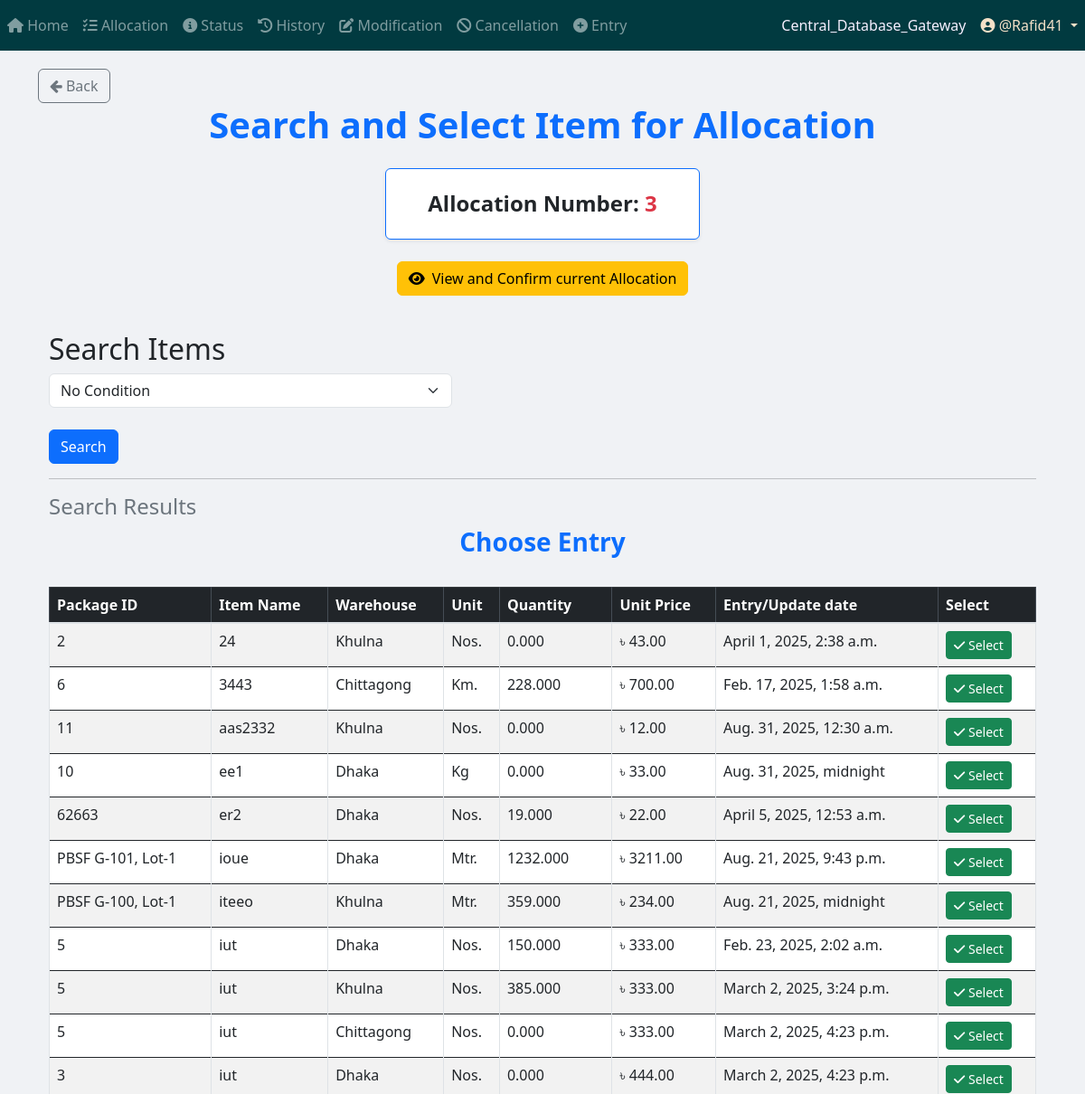
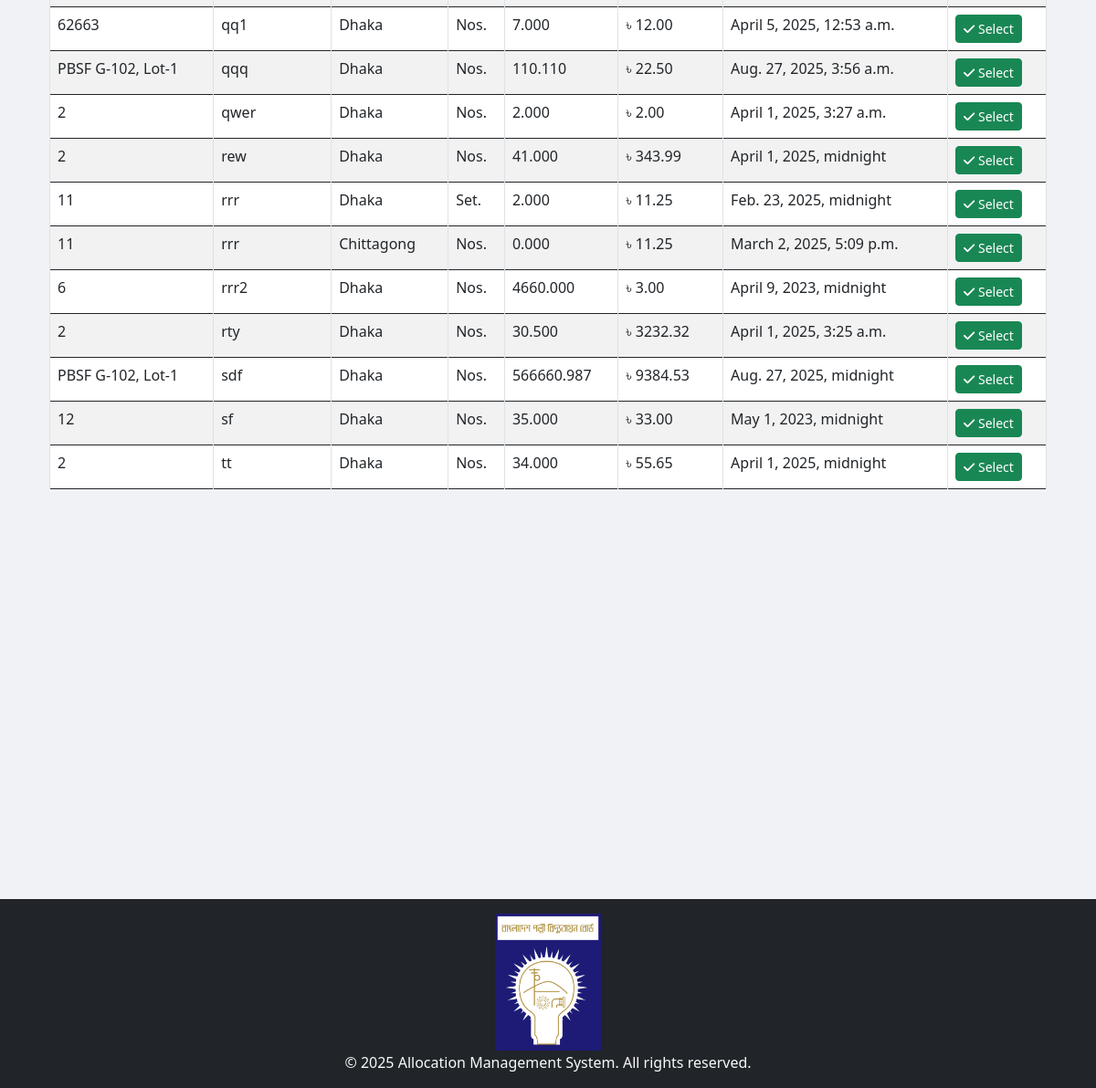
Screenshot of /allocation/Search_and_Select/3/ (signed in) with the database file from the repository (2 pictures, top to bottom).
### App_Entry/models.py (models this page shows, shortened)
class Item(models.Model):
    WAREHOUSE_CHOICES = [
        ("Dhaka", "Dhaka"),
        ("Khulna", "Khulna"),
        ("Chittagong", "Chittagong"),
    ]
    UNIT_CHOICES = [
        ("Nos.", "Nos."),
        ("Mtr.", "Mtr."),
        ("Km.", "Km."),
        ("Set.", "Set."),
        ("Pair.", "Pair."),
        ("Kg", "Kg"),
        ("Lot", "Lot"),
        ("Pcs", "Pcs"),
        ("Coil", "Coil"),
        ("Box", "Box"),
        ("Feet", "Feet"),
        ("Liter", "Liter"),
        ("m3", "m3"),
        ("m2", "m2"),
        ("Ream", "Ream"),
        ("Bundle", "Bundle"),
        ("Carton", "Carton"),
    ]
    name = models.CharField(max_length=255)
    description = models.TextField(blank=True, null=True)
    warehouse = models.CharField(
        max_length=50, choices=WAREHOUSE_CHOICES, default="Dhaka"
    )
    unit_of_item = models.CharField(
        max_length=100, choices=UNIT_CHOICES, default="Nos."
    )  # Updated field
    unit_price = models.DecimalField(max_digits=15, decimal_places=2, default=0.00)
    quantity_of_item = models.DecimalField(
        max_digits=20,
        decimal_places=3,
        default=0.00
    )
    package = models.ForeignKey(
        Package,
        on_delete=models.SET_NULL,
        related_name="package_of_item",
        null=True,
    )
    created_at = models.DateTimeField(default=timezone.now)

class Package(models.Model):
    packageId = models.TextField(unique=True)

### App_Allocation/views/Allocation_view.py (the view, shortened to what this page needs)
# urls.py: path('Search_and_Select/<int:allocation_id>/', views.Search_and_Select, name='Search_and_Select'),
@login_required
def Search_and_Select(request, allocation_id=None):
    all_items = Item.objects.all()
    active_filters = {}
    combined_q = Q()
    for i in range(5):
        filter_by_key = f"filter_by_{i}"
        query_key = f"query_{i}"
        filter_by = request.GET.get(filter_by_key, "").strip()
        query = request.GET.get(query_key, "").strip()
    if combined_q:
        all_items = all_items.filter(combined_q)
    all_items = all_items.order_by("name")
    all_possible_warehouses = [choice[0] for choice in Item.WAREHOUSE_CHOICES]
    allocation_number = None
    if allocation_id:
        try:
            allocation = Allocation_Number.objects.get(id=allocation_id)
            allocation_number = allocation.allocation_no
        except Allocation_Number.DoesNotExist:
            messages.error(request, "Invalid Allocation Number.")
    context = {
        "items": all_items,
        "allocation_number": allocation_number,
        "allocation_id": allocation_id,
        "unique_warehouses": all_possible_warehouses,
    }
    context.update(active_filters) # Add active filters back to context for template
    return render(
        request,
        "App_Allocation/Search_and_Select.html",
        context,
    )

### templates/App_Allocation/Search_and_Select.html (shortened to what this page needs)
{% extends 'base.html' %}
{% load crispy_forms_tags %}
{% load static %}
{% block body_block %}
<a href="{% url 'App_Allocation:select_allocation_number' %}" class="btn btn-outline-secondary">
    <i class="fa fa-arrow-left"></i> Back
</a>
<center>
    <h1 class="fw-bold text-primary"><b> Search and Select Item for Allocation </b></h1>
    <div class="container mt-4">
        <div class="row">
            <div class="col-md-6 col-lg-4 mx-auto">
                <div class="card shadow-sm border-primary p-3 text-center">
                    {% if allocation_number %}
                    <h4 class="fw-bold mt-2">Allocation Number: <b class="text-danger">{{ allocation_number }}</b></h4>
                    {% endif %}
                </div>
            </div>
        </div>
    </div>
</center>
<br>
<div class="d-flex justify-content-center">
    <a href="{%url 'App_Allocation:view_confirm_allocation' allocation_id %}" class="btn btn-warning d-flex align-items-center">
        <i class="fas fa-eye mr-2"></i> View and Confirm current Allocation
    </a>
</div>
<div class="container mt-3">
    <br>
    <h2>Search Items</h2>
    <form method="GET" action="{% url 'App_Allocation:Search_and_Select' allocation_id %}" class="row g-3" id="searchForm">
        <div id="filter-container">
        </div>
        <div class="col-12 mt-3">
            <button type="submit" class="btn btn-primary me-3">Search</button>
        </div>
    </form>
    <hr>
    <h4 class="text-secondary">Search Results</h4>
    <div class="table-responsive">
        <h3 class="text-center text-primary"><b>Choose Entry</b></h3>
        <br>
        <table class="table table-bordered table-striped table-hover">
            <thead class="table-dark sticky-top">
                <tr>
                    <th>Package ID</th>
                    <th>Item Name</th>
                    <th>Warehouse</th>
                    <th>Unit</th>
                    <th>Quantity</th>
                    <th>Unit Price</th>
                    <th>Entry/Update date</th>
                    <th>Select</th>
                </tr>
            </thead>
            <tbody>
                {% if items %}
                    {% for item in items %}
                    <tr class="selectable-row">
                        <td>{{ item.package.packageId }}</td>
                        <td>{{ item.name }}</td>
                        <td>{{ item.warehouse }}</td>
                        <td>{{ item.unit_of_item }}</td>
                        <td>{{ item.quantity_of_item }}</td>
                        <td>৳ {{ item.unit_price }}</td>
                        <td>{{ item.created_at }}</td>
                        <td>
                            <a
                            href="{% url 'App_Allocation:allocate_item' allocation_id item.id %}"
                            class="btn btn-success btn-sm select-btn"><i class="fas fa-check"></i> Select</a>
                        </td>
                    </tr>
                    {% endfor %}
                {% else %}
                    <tr>
                        <td colspan="8" class="text-center text-danger">No matching data found</td>
                    </tr>
                {% endif %}
            </tbody>
        </table>
    </div>
</div>
{% endblock %}

### templates/partials/navbar.html (shortened to what this page needs)
{% load static %}
{% load nav_CDB_links_loader %}
{% external_link_from_static "Central_Database_Gateway.txt" as central_database_gateway_link %}
{% if request.path|slice:":9" == "/project/" %}
    <nav class="navbar navbar-expand-sm navbar-dark" style="background-color: #005F5B; color: #C4FFF9;">
        <button class="navbar-toggler" type="button" data-toggle="collapse" data-target="#navbarProject">
            <span class="navbar-toggler-icon"></span>
        </button>
        <div class="collapse navbar-collapse" id="navbarProject">
            <ul class="navbar-nav mr-auto">
                {% if user.is_authenticated %}
                                <li class="nav-item">
                                    <a class="nav-link" href="{% url 'Project_App_Home:project_home_page' %}">
                                        <i class="fas fa-project-diagram"></i> P_Home
                                    </a>
                                </li>                    {% if request.user.is_superuser or request.user.user_group.user_group_type == "Editor" %}
                    <li class="nav-item">
                        <a class="nav-link" href="{% url 'Project_App_Allocation:allocation_page' %}">
                            <i class="fas fa-tasks"></i> P_Allocation
                        </a>
                    </li>
                    {% endif %}
                    {% if request.user.is_superuser or request.user.user_group.user_group_type in "Editor View History and Status only" %}
                    <li class="nav-item">
                        <a class="nav-link" href="{% url 'Project_App_Status:status_page' %}">
                            <i class="fas fa-info-circle"></i> P_Status
                        </a>
                    </li>
                    {% endif %}
                    <li class="nav-item">
                        <a class="nav-link" href="{% url 'Project_App_History:history_page' %}">
                            <i class="fas fa-history"></i> P_History
                        </a>
                    </li>
                    {% if request.user.is_superuser or request.user.user_group.user_group_type == "Editor" %}
                    <li class="nav-item">
                        <a class="nav-link" href="{% url 'Project_App_Modification:modification_menu' %}">
                            <i class="fas fa-edit"></i> P_Modification
                        </a>
                    </li>
                    <li class="nav-item">
                        <a class="nav-link" href="{% url 'Project_App_Cancellation:cancellation' %}">
                            <i class="fas fa-ban"></i> P_Cancellation
                        </a>
                    </li>
                    <li class="nav-item">
                        <a class="nav-link" href="{% url 'Project_App_Entry:entry_page' %}">
                            <i class="fas fa-plus-circle"></i> P_Entry
                        </a>
                    </li>
                    <li class="nav-item">
                        <a class="nav-link" href="{% url 'Project_App_ProjectWiseBalance:project_list' %}">
                            <i class="fas fa-plus-circle"></i> P_Project-Wise Balance
                        </a>
                    </li>
                    {% endif %}
                {% endif %}
            </ul>
            <ul class="navbar-nav">
                {% if user.is_authenticated %}
                    {% if request.user.is_superuser or request.user.user_group.user_group_type == "Editor" %}
                        <li class="nav-item">
                            <a class="nav-link" style="color: #FFE9A8;" href="{{ central_database_gateway_link|default:'#' }}" target="_blank" rel="noopener noreferrer">Central_Database_Gateway</a>
                        </li>
                    {% endif %}
                    <li class="nav-item dropdown">
                        <a class="nav-link dropdown-toggle" style="color: #FFA07A;" href="#" id="userDropdown" role="button" data-toggle="dropdown">
                            <i class="fas fa-user-circle"></i> @{{ user.username }}
                        </a>
                        <div class="dropdown-menu dropdown-menu-right">
                            {% if request.user.is_superuser %}
                                <a class="dropdown-item text-primary" href="{% url 'App_Admin_Panel:admin_panel_home' %}">
                                    <i class="fas fa-tools"></i> <strong>Admin Panel</strong>
                                </a>
                                <div class="dropdown-divider"></div>
                            {% endif %}
                            <a class="dropdown-item text-danger" href="{% url 'App_Login:logout' %}">
                                <i class="fas fa-sign-out-alt"></i> <strong>Logout</strong>
                            </a>
                        </div>
                    </li>
                {% else %}
                    <li class="nav-item {% if request.resolver_match.url_name == 'login' %}active{% endif %}">
                        <a class="nav-link" href="{% url 'App_Login:login' %}">
                            <i class="fas fa-sign-in-alt"></i> Login
                        </a>
                    </li>
                {% endif %}
            </ul>
        </div>
    </nav>
{% else %}
    <nav class="navbar navbar-expand-sm navbar-dark" style="background-color: #013A40; color: #F8ECFF;">
        <div class="collapse navbar-collapse" id="navbarDefault">
            <ul class="navbar-nav mr-auto">
                {% if user.is_authenticated %}
                    <li class="nav-item {% if request.resolver_match.url_name == 'home_page' %}active{% endif %}">
                        <a class="nav-link" href="{% url 'App_Home:home_page' %}">
                            <i class="fas fa-home"></i> Home
                        </a>
                    </li>
                    {% if request.user.is_superuser or request.user.user_group.user_group_type == "Editor" %}
                    <li class="nav-item {% if request.resolver_match.url_name == 'allocation_page' %}active{% endif %}">
                        <a class="nav-link" href="{% url 'App_Allocation:allocation_page' %}">
                            <i class="fas fa-tasks"></i> Allocation
                        </a>
                    </li>
                    {% endif %}
                    {% if request.user.is_superuser or request.user.user_group.user_group_type in "Editor View History and Status only" %}
                    <li class="nav-item {% if request.resolver_match.url_name == 'status_page' %}active{% endif %}">
                        <a class="nav-link" href="{% url 'App_Status:status_page' %}">
                            <i class="fas fa-info-circle"></i> Status
                        </a>
                    </li>
                    {% endif %}
                    <li class="nav-item {% if request.resolver_match.url_name == 'history_page' %}active{% endif %}">
                        <a class="nav-link" href="{% url 'App_History:history_page' %}">
                            <i class="fas fa-history"></i> History
                        </a>
                    </li>
                    {% if request.user.is_superuser or request.user.user_group.user_group_type == "Editor" %}
                    <li class="nav-item {% if request.resolver_match.url_name == 'modification_menu' %}active{% endif %}">
                        <a class="nav-link" href="{% url 'App_Modification:modification_menu' %}">
                            <i class="fas fa-edit"></i> Modification
                        </a>
                    </li>
                    {% endif %}
                    {% if request.user.is_superuser or request.user.user_group.user_group_type == "Editor" %}
                    <li class="nav-item {% if request.resolver_match.url_name == 'cancellation' %}active{% endif %}">
                        <a class="nav-link" href="{% url 'App_Cancellation:cancellation' %}">
                            <i class="fas fa-ban"></i> Cancellation
                        </a>
                    </li>
                    {% endif %}
                    {% if request.user.is_superuser or request.user.user_group.user_group_type == "Editor" %}
                    <li class="nav-item {% if request.resolver_match.url_name == 'entry_page' %}active{% endif %}">
                        <a class="nav-link" href="{% url 'App_Entry:entry_page' %}">
                            <i class="fas fa-plus-circle"></i> Entry
                        </a>
                    </li>
                    {% endif %}
                {% endif %}
            </ul>
            <ul class="navbar-nav">
                {% if user.is_authenticated %}
                    {% if request.user.is_superuser or request.user.user_group.user_group_type == "Editor" %}
                        <li class="nav-item">
                            <a class="nav-link" style="color: #F7F0FF;" href="{{ central_database_gateway_link|default:'#' }}" target="_blank" rel="noopener noreferrer">Central_Database_Gateway</a>
                        </li>
                    {% endif %}
                    <li class="nav-item dropdown">
                        <a class="nav-link dropdown-toggle" style="color: #F3E0C7;" href="#" id="userDropdown" role="button" data-toggle="dropdown">
                            <i class="fas fa-user-circle"></i> @{{ user.username }}
                        </a>
                    </li>
                {% else %}
                    <li class="nav-item {% if request.resolver_match.url_name == 'login' %}active{% endif %}">
                        <a class="nav-link" href="{% url 'App_Login:login' %}">
                            <i class="fas fa-sign-in-alt"></i> Login
                        </a>
                    </li>
                {% endif %}
            </ul>
        </div>
    </nav>
{% endif %}

### rows the page displays
Item: package.packageId "2", name "24", warehouse "Khulna", unit_of_item "Nos.", quantity_of_item "0.000", unit_price "43.00", created_at "April 1, 2025, 2:38 a.m."
Item: package.packageId "6", name "3443", warehouse "Chittagong", unit_of_item "Km.", quantity_of_item "228.000", unit_price "700.00", created_at "Feb. 17, 2025, 1:58 a.m."
Item: package.packageId "11", name "aas2332", warehouse "Khulna", unit_of_item "Nos.", quantity_of_item "0.000", unit_price "12.00", created_at "Aug. 31, 2025, 12:30 a.m."
Item: package.packageId "10", name "ee1", warehouse "Dhaka", unit_of_item "Kg", quantity_of_item "0.000", unit_price "33.00", created_at "Aug. 31, 2025, midnight"
Item: package.packageId "62663", name "er2", warehouse "Dhaka", unit_of_item "Nos.", quantity_of_item "19.000", unit_price "22.00", created_at "April 5, 2025, 12:53 a.m."
Item: package.packageId "PBSF G-101, Lot-1", name "ioue", warehouse "Dhaka", unit_of_item "Mtr.", quantity_of_item "1232.000", unit_price "3211.00", created_at "Aug. 21, 2025, 9:43 p.m."
Item: package.packageId "PBSF G-100, Lot-1", name "iteeo", warehouse "Khulna", unit_of_item "Mtr.", quantity_of_item "359.000", unit_price "234.00", created_at "Aug. 21, 2025, midnight"
Item: package.packageId "5", name "iut", warehouse "Dhaka", unit_of_item "Nos.", quantity_of_item "150.000", unit_price "333.00", created_at "Feb. 23, 2025, 2:02 a.m."
Item: package.packageId "5", name "iut", warehouse "Khulna", unit_of_item "Nos.", quantity_of_item "385.000", unit_price "333.00", created_at "March 2, 2025, 3:24 p.m."
Item: package.packageId "5", name "iut", warehouse "Chittagong", unit_of_item "Nos.", quantity_of_item "0.000", unit_price "333.00", created_at "March 2, 2025, 4:23 p.m."
Item: package.packageId "3", name "iut", warehouse "Dhaka", unit_of_item "Nos.", quantity_of_item "0.000", unit_price "444.00", created_at "March 2, 2025, 4:23 p.m."
Item: package.packageId "62663", name "qq1", warehouse "Dhaka", unit_of_item "Nos.", quantity_of_item "7.000", unit_price "12.00", created_at "April 5, 2025, 12:53 a.m."
Item: package.packageId "PBSF G-102, Lot-1", name "qqq", warehouse "Dhaka", unit_of_item "Nos.", quantity_of_item "110.110", unit_price "22.50", created_at "Aug. 27, 2025, 3:56 a.m."
Item: package.packageId "2", name "qwer", warehouse "Dhaka", unit_of_item "Nos.", quantity_of_item "2.000", unit_price "2.00", created_at "April 1, 2025, 3:27 a.m."
Item: package.packageId "2", name "rew", warehouse "Dhaka", unit_of_item "Nos.", quantity_of_item "41.000", unit_price "343.99", created_at "April 1, 2025, midnight"
Item: package.packageId "11", name "rrr", warehouse "Dhaka", unit_of_item "Set.", quantity_of_item "2.000", unit_price "11.25", created_at "Feb. 23, 2025, midnight"
Item: package.packageId "11", name "rrr", warehouse "Chittagong", unit_of_item "Nos.", quantity_of_item "0.000", unit_price "11.25", created_at "March 2, 2025, 5:09 p.m."
Item: package.packageId "6", name "rrr2", warehouse "Dhaka", unit_of_item "Nos.", quantity_of_item "4660.000", unit_price "3.00", created_at "April 9, 2023, midnight"
Item: package.packageId "2", name "rty", warehouse "Dhaka", unit_of_item "Nos.", quantity_of_item "30.500", unit_price "3232.32", created_at "April 1, 2025, 3:25 a.m."
Item: package.packageId "PBSF G-102, Lot-1", name "sdf", warehouse "Dhaka", unit_of_item "Nos.", quantity_of_item "566660.987", unit_price "9384.53", created_at "Aug. 27, 2025, midnight"
Item: package.packageId "12", name "sf", warehouse "Dhaka", unit_of_item "Nos.", quantity_of_item "35.000", unit_price "33.00", created_at "May 1, 2023, midnight"
Item: package.packageId "2", name "tt", warehouse "Dhaka", unit_of_item "Nos.", quantity_of_item "34.000", unit_price "55.65", created_at "April 1, 2025, midnight"

### other values shown
{{ user.username }} "Rafid41"
{{ allocation_number }} "3"
